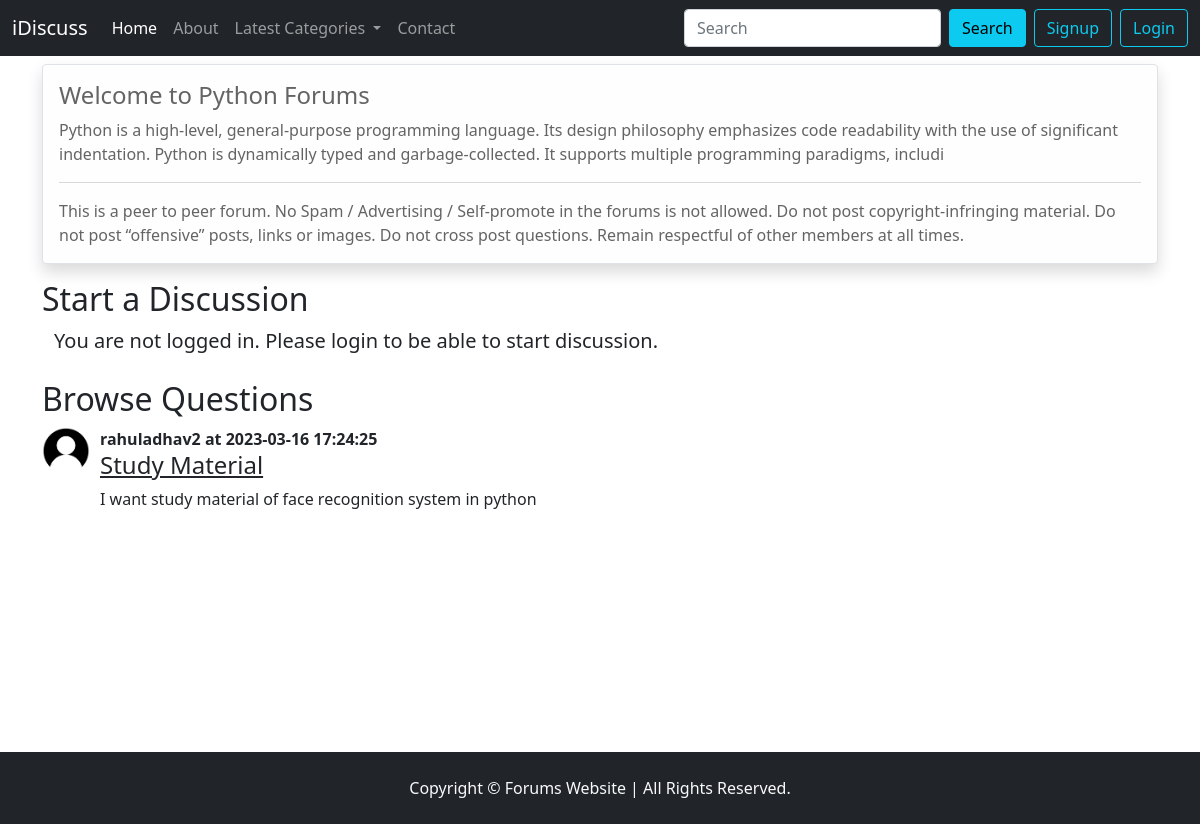
The app's page /threadlist.php?catid=2 with its own data.
### tables this page shows
CREATE TABLE `categories` (
  `category_id` int(11) NOT NULL,
  `category_name` varchar(255) NOT NULL,
  `category_description` text NOT NULL,
  `dt` datetime NOT NULL DEFAULT current_timestamp()
);

CREATE TABLE `threads` (
  `thread_id` int(11) NOT NULL,
  `thread_title` varchar(255) NOT NULL,
  `thread_desc` text NOT NULL,
  `thread_cat_id` int(11) NOT NULL,
  `thread_user_id` int(11) NOT NULL,
  `thread_dt` datetime NOT NULL DEFAULT current_timestamp()
);

CREATE TABLE `users` (
  `user_id` int(11) NOT NULL,
  `user_name` varchar(255) NOT NULL,
  `password` varchar(255) NOT NULL,
  `dt` datetime NOT NULL DEFAULT current_timestamp()
);

### threadlist.php (the view, shortened to what this page needs)
<!doctype html>
<html lang="en">
  <head>
    <link href="https://cdn.jsdelivr.net/npm/bootstrap@5.0.2/dist/css/bootstrap.min.css" rel="stylesheet">
    <link rel="stylesheet" href="partials/css/style.css">
  </head>
  <body>
    <?php
    include 'partials/_dbconnect.php';
    include 'partials/_header.php';
    $id = $_GET['catid'];
    $sql = "SELECT * FROM `categories` WHERE `category_id`='$id'";
    $result = mysqli_query($conn, $sql);
    while($row=mysqli_fetch_assoc($result)){
        $catname = $row['category_name'];
        $catdesc = $row['category_description'];
    }
    ?>
    <div class="container my-2 min-ht">
        <div class="alert alert-light border shadow" role="alert">
            <h4 class="alert-heading">Welcome to <?php echo $catname ?> Forums</h4>
            <p><?php echo $catdesc ?></p>
            <hr>
            <p class="mb-0">This is a peer to peer forum. No Spam / Advertising / Self-promote in the forums is not allowed. Do not post copyright-infringing material. Do not post “offensive” posts, links or images. Do not cross post questions. Remain respectful of other members at all times.</p>
        </div>
        <h2>Start a Discussion</h2>
        <?php
        if(isset($_SESSION['loggedin']) && $_SESSION['loggedin']==true){
        echo '
        <div class="container">
            <form action="'.$_SERVER['REQUEST_URI'].'" method="post">
                <div class="mb-3">
                    <label for="exampleInputEmail1" class="form-label">Problem Title</label>
                    <input type="text" class="form-control" name="problem_title" id="exampleInputEmail1" aria-describedby="emailHelp">
                    <div id="emailHelp" class="form-text">Keep the problem title as short and crisp as possible.</div>
                </div>
                <div class="mb-3">
                    <label for="exampleInputPassword1" class="form-label">Elaborate Question</label>
                    <textarea class="form-control" name="problem_desc" id="exampleInputPassword1" cols="10" rows="5"></textarea>
                </div>
                <button type="submit" class="btn btn-info">Submit</button>
            </form>
        </div>';
        }
        else{
            echo '
            <div class="container">
            <p class="lead">You are not logged in. Please login to be able to start discussion.</p>
            </div>';
        }
        ?>
        <h2 class="mt-4">Browse Questions</h2>
            <?php
                $id = $_GET['catid'];
                $sql = "SELECT * FROM `threads` WHERE `thread_cat_id`='$id'";
                $result = mysqli_query($conn, $sql);
                while ($row=mysqli_fetch_assoc($result)) {
                    $thread_id = $row['thread_id'];
                    $thread_title = $row['thread_title'];
                    $thread_desc = $row['thread_desc'];
                    $thread_time = $row['thread_dt'];
                    $thread_user_id = $row['thread_user_id'];
                    $sql2 = "SELECT `user_name` FROM `users` WHERE `user_id` = '$thread_user_id'";
                    $result2 = mysqli_query($conn, $sql2);
                    $row2=mysqli_fetch_assoc($result2);
                    echo '
                    <div class="media">
                        <img src="partials/img/default_user.png" alt="">
                        <div class="media-body">
                            <p class="fw-bold my-0">'.$row2['user_name'].' at '.$thread_time.'</p>
                            <h4><a class="text-dark" href="thread.php?threadid='.$thread_id.'">'.$thread_title.'</a></h4>
                            <p>'.$thread_desc.'</p>
                        </div>
                    </div>';
                }
            ?>
    </div>
    <?php include 'partials/_footer.php' ?>
  </body>
</html>

### partials/css/style.css (style rules this page uses)
* { margin: 0; padding: 0; }
.media { display: flex; flex-direction: row; }
.media > img { width: 3em; height: 3em; margin-right: 10px; }
.min-ht { min-height: 85vh; }

### records on screen
categories: category_name "Python", category_description "Python is a high-level, general-purpose programming language. Its design philosophy emphasizes code readability with the use of significant indentation. Python is dynamically typed and garbage-collected. It supports multiple programming paradigms, includi"
threads: users.user_name "rahuladhav2", thread_dt "2023-03-16 17:24:25", thread_title "Study Material", thread_desc "I want study material of face recognition system in python"
